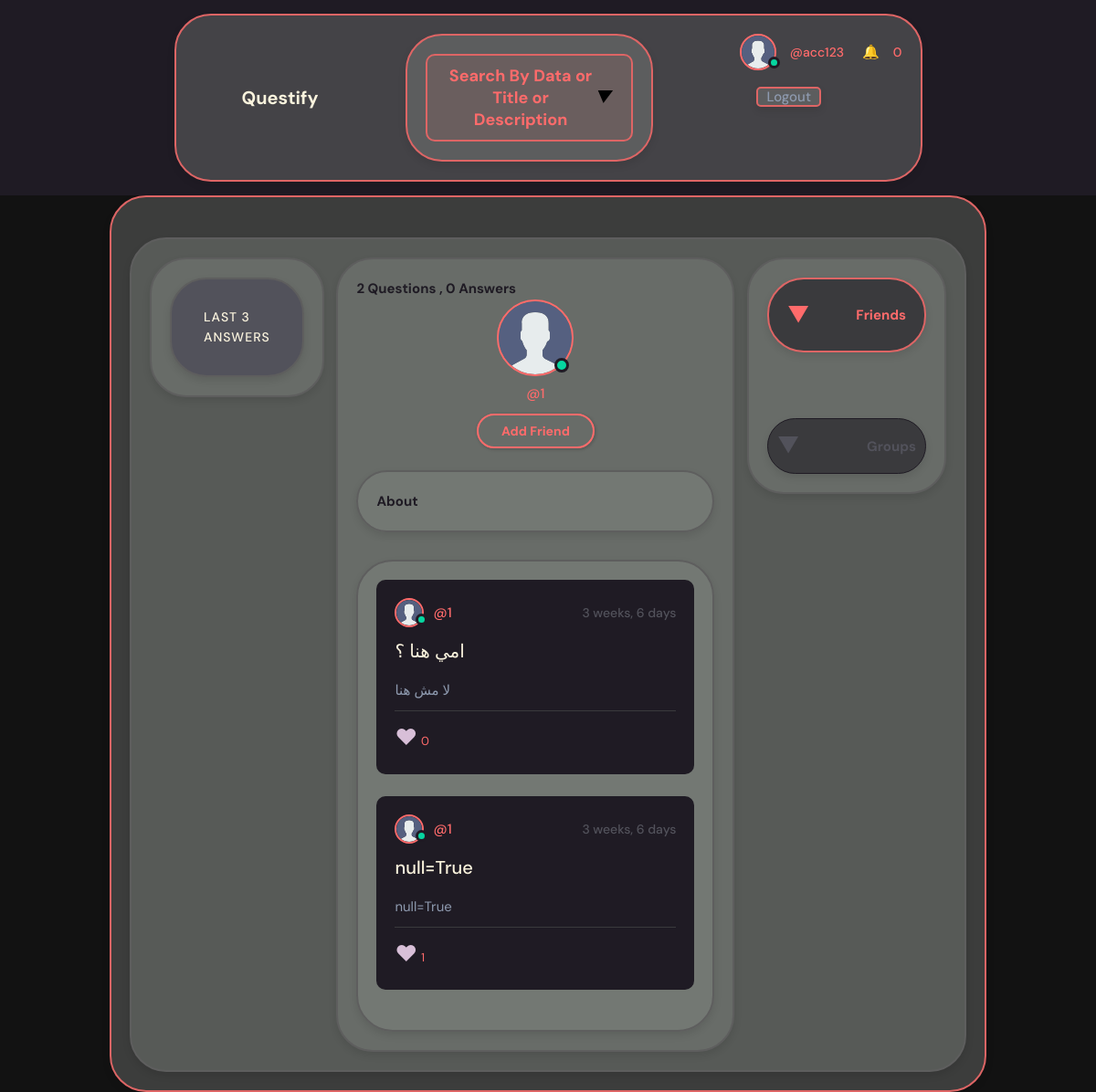
Page /accounts/profile/1 (signed in) on the earlier database version.
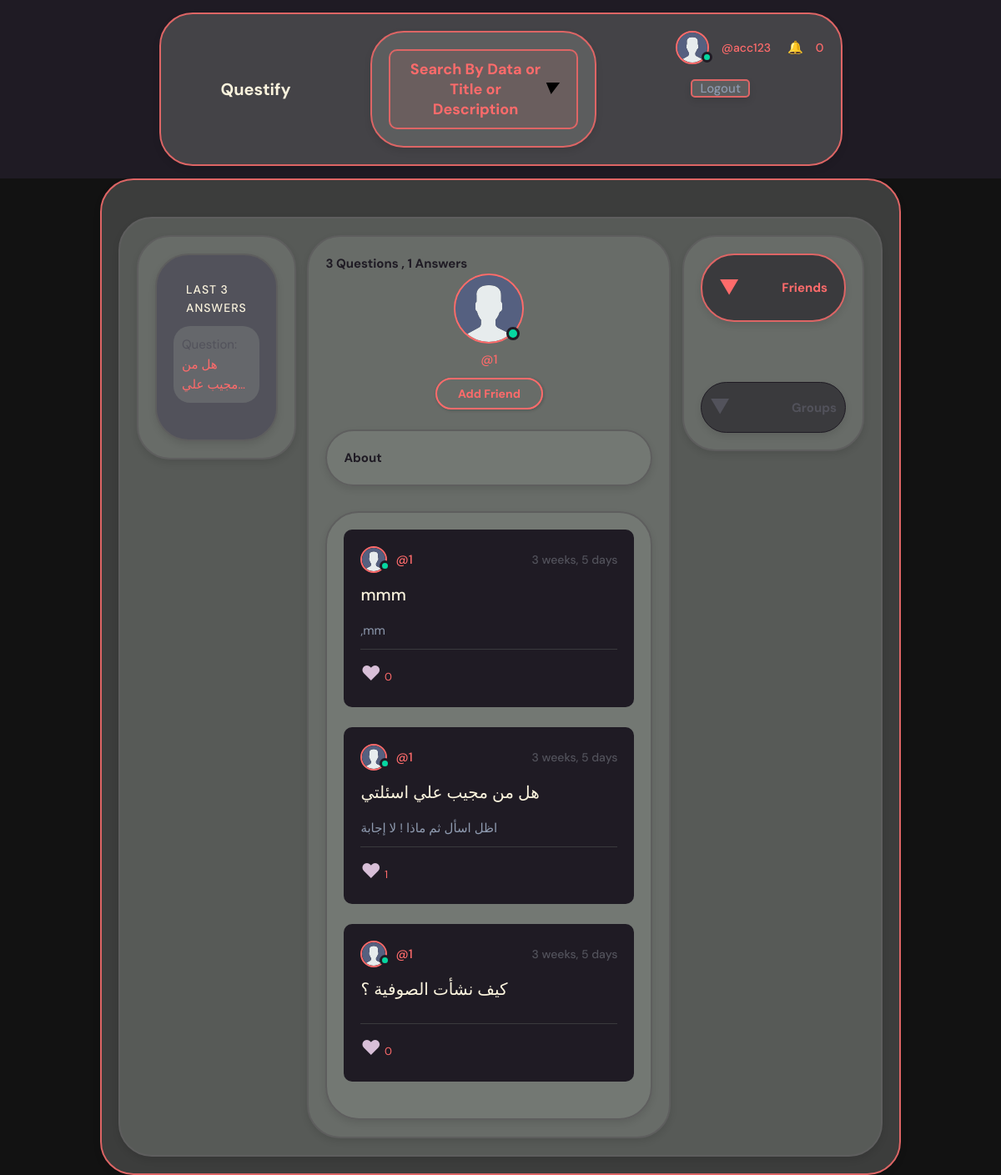
Same page on the later database version.
### accounts/models.py (models this page shows, shortened)
class Profile(models.Model):
    user             = models.OneToOneField(User, on_delete=models.CASCADE)
    birth_day        = models.DateTimeField( auto_now=False, auto_now_add=False,null=True,blank=True)
    bio              = models.TextField(max_length=50,null=True,blank=True)
    tel              = models.CharField(max_length=20,null=True,blank=True)
    slug             = models.SlugField(unique=True,blank=True,null=True)
    image            = models.ImageField(upload_to=f"profile_images/", default='assets/avatar.svg', height_field=None, width_field=None, max_length=None,null=True,blank=True)
    waiting_friend   = models.ManyToManyField(User , blank=True ,related_name="waiting_friend")
    confirmed_friend = models.ManyToManyField(User , blank=True ,related_name="confirmed_friend")

### ask/models.py (models this page shows, shortened)
class Question(models.Model):
    title            = models.CharField(max_length=1000  )
    content          = models.TextField(max_length=40000, blank=True  )
    rating           = models.IntegerField(null=True, blank=True)
    created_at       = models.DateTimeField(auto_now=True,auto_created=True,null=True, blank=True,)
    last_edit        = models.DateTimeField(auto_created=True,null=True, blank=True)
    user             = models.ForeignKey(User,on_delete=models.CASCADE,related_name="Question_user")
    like             = models.ManyToManyField(User , blank=True ,related_name="Question_like")
    group            = models.ForeignKey(Group ,on_delete=models.CASCADE, blank=True ,null=True,related_name="group_question")
    tags             = TaggableManager(blank=True)
    class Meta:
        ordering  = ['-created_at']
        get_latest_by =  'created_at'

class Answer(models.Model):
    user       = models.ForeignKey(User, on_delete=models.CASCADE,related_name="Answer_user")
    content    = models.TextField(max_length=4000)
    created_at = models.DateTimeField(auto_now=True, auto_created=True)
    question   = models.ForeignKey(Question, on_delete=models.CASCADE,related_name="question")
    like       = models.ManyToManyField(User , blank=True ,related_name="Answer_like")
    class Meta:
        get_latest_by = 'created_at'
        ordering  = ['-created_at']

### accounts/views.py (the view)
# urls.py: path('profile/<slug:slug>',views.profile,name='profile'),
@login_required
def profile(request,slug):
    profile   = get_object_or_404(Profile,slug=slug)
    friends   = profile.confirmed_friend.all()
    myposts   = Question.objects.filter(user=profile.user,group=None).all()[0:3]
    myanswers = Answer.objects.filter(user=profile.user).all()
    if request.user in profile.waiting_friend.all() and request.user not in profile.confirmed_friend.all() :
        status = "waiting"
    elif request.user in (profile.confirmed_friend.all() and profile.waiting_friend.all()) :
        profile.waiting_friend.remove(request.user)
        status = "confirmed"
    elif request.user in profile.confirmed_friend.all() :
        status = "confirmed"
    else :
        status = "not_sended"
    a = Group.objects.filter(leader = request.user)
    b = Group.objects.filter( members__exact =  profile.user )
    groups = a.union(b)
    return render(request,"registration/profile.html",
                  { 'friends':friends, 'friending_status':status, 'my_user':request.user,
                     'profile':profile, 'mygroups':groups, 'questions':myposts, 'answers':myanswers })

### project/notification_context.py (called while the page is built)
def notification_view(request):
    if request.user.is_authenticated:
        notifications = Notification.objects.filter(to_user=request.user, is_read=True)
        not_read_notifications = Notification.objects.filter(to_user=request.user , is_read=False)
        count = not_read_notifications.count()
        return {'notification_count': count,"my_notifications": notifications,"not_read_notifications": not_read_notifications}
    else:
        count = 0
    return {'notification_count': count}

### project/time_context.py (called while the page is built)
def get_datetime_now(request):
    year = datetime.date.today().year
    return {'year_now': year}

### taggit/managers.py (called while the page is built)
    def get_queryset(self, extra_filters=None):
        try:
            return self.instance._prefetched_objects_cache[self.prefetch_cache_name]
        except (AttributeError, KeyError):
            kwargs = extra_filters if extra_filters else {}
            return self.through.tags_for(self.model, self.instance, **kwargs).order_by(
                *self.ordering
            )

    def __get__(self, instance, model):
        if instance is not None and instance.pk is None:
            raise ValueError(
                "%s objects need to have a primary key value "
                "before you can access their tags." % model.__name__
            )
        return self.manager(
            through=self.through,
            model=model,
            instance=instance,
            prefetch_cache_name=self.name,
            ordering=self.ordering,
        )

### taggit/models.py (called while the page is built)
    @classmethod
    def tag_model(cls):
        field = cls._meta.get_field("tag")
        return field.remote_field.model

    @classmethod
    def tag_relname(cls):
        field = cls._meta.get_field("tag")
        return field.remote_field.related_name

    @classmethod
    def tags_for(cls, model, instance=None, **extra_filters):
        tag_relname = cls.tag_relname()
        model = model._meta.concrete_model
        kwargs = {
            "%s__content_type__app_label" % tag_relname: model._meta.app_label,
            "%s__content_type__model" % tag_relname: model._meta.model_name,
        }
        if instance is not None:
            kwargs["%s__object_id" % tag_relname] = instance.pk
        if extra_filters:
            kwargs.update(extra_filters)
        return cls.tag_model().objects.filter(**kwargs).distinct()

### accounts/templates/registration/profile.html (shortened to what this page needs)
{% extends "base.html" %}
{% block body %}
{% load static %}
  <main class="profile-page layout layout--3">
    <div class="container" style=" width: 100%;  border: 2px solid rgb(94, 94, 94);  border-radius: 40px; padding: 20px; background:rgba(137, 142, 137, 0.351); color: var(--color-dark); box-shadow: 0px 4px 8px rgba(0, 0, 0, 0.1);">
    <div class="container1" style=" width: 100%;  border: 2px solid rgb(94, 94, 94);  border-radius: 40px; padding: 20px; background:rgba(137, 142, 137, 0.351); color: var(--color-dark); box-shadow: 0px 4px 8px rgba(0, 0, 0, 0.1);">
      <div class="container1 main-container">
        <div class="activities__header">
            <h2> Last 3 Answers</h2>
        </div>
        {% for answer in answers|slice:":3" %}
            <div class="container question-container">
                <p>Question:
                    <a href='{% url "ask:question_detail" answer.question.id %}'>
                        {{answer.question.title|truncatechars:15}}
                    </a>
                  </p>
                </div>
                <br>
                {% endfor %}
              </div>
              </div>
      <div class="roomList">
        <div class="container" style=" width: 100%;  border: 2px solid rgb(94, 94, 94);  border-radius: 40px; padding: 20px; background:rgba(137, 142, 137, 0.351); color: var(--color-dark); box-shadow: 0px 4px 8px rgba(0, 0, 0, 0.1);">
          <div class="profile">
            <h1> {{questions.count}} Questions ,  {{answers.count}} Answers </h1>
          <div class="profile__avatar">
            <div class="avatar avatar--large active">
              {% if profile.image %}
              <img src="{{profile.image.url}}" />
                {% else %}
                <img src="{% static 'assets/avatar.svg' %}" alt="User Avatar" />
                {% endif %}
            </div>
          </div>
          <div class="profile__info">
            <p>@{{profile.user}}</p>
            {% if my_user == profile.user %}
            <a href='{% url "accounts:profile_edit" profile.slug %}' class="btn btn--main btn--pill">Edit Profile</a>
            {% else %}
                  {% if friending_status == 'not_sended' %}
                  <a href='{% url "friend:add_friend" profile.slug %}' class="btn btn--main btn--pill">Add Friend</a>
                  {% elif friending_status == "waiting" %}
                  <a href='{% url "friend:add_friend" profile.slug %}' class="btn btn--main btn--pill">Cancel Request</a>
                  {% elif friending_status == "confirmed" %}
                  <a href='{% url "friend:un_friend" profile.slug %}' class="btn btn--main">Remove Friend</a>
                  <br>
                  <br>
                  <a href="{% url 'friend:chat' profile %}" class="btn btn--main btn--pill" >֍Chat</a>
                  {% endif %}
            {% endif %}
            </div>
            <br>
            <div class="container1" style=" width: 100%;  border: 2px solid rgb(94, 94, 94);  border-radius: 40px; padding: 20px; background:rgba(137, 142, 137, 0.351); color: var(--color-dark); box-shadow: 0px 4px 8px rgba(0, 0, 0, 0.1);">
              <h3>About</h3>
          </div>
        </div>
        <div class="container1" style=" width: 100%;  border: 2px solid rgb(94, 94, 94);  border-radius: 40px; padding: 20px; background:rgba(137, 142, 137, 0.351); color: var(--color-dark); box-shadow: 0px 4px 8px rgba(0, 0, 0, 0.1);">
        {% for question in questions  %}
        <div class="roomListRoom">
          <div class="roomListRoom__header">
            <a href='{% url "ask:question_detail" question.id %}' class="roomListRoom__author">
              <div class="avatar avatar--small active">
                <img src="{% static 'assets/avatar.svg' %}" alt="User Avatar" />
              </div>
              <span>@{{question.user.username}}</span>
            </a>
            <div class="roomListRoom__actions">
              <span style="color:var(--color-dark-light)" >{{question.created_at|timesince}}</span>
            </div>
          </div>
          <div class="roomListRoom__content">
            <a href='{% url "ask:question_detail" question.id %}'>{{question.title}}</a>
            <p style="color:var(--color-gray)">
            {{question.content}}
            </p>
          </div>
          <div class="roomListRoom__meta">
            {% if request.user in question.like.all %}
            <div class="thread__delete">
              <a style="font-size: x-large;" href="{% url 'ask:question_like' id=question.id %}"> ♥</a>
              <a style="font-size: small;" href="{% url 'ask:question_like' id=question.id %}">{{question.like.count}}</a>
            </div>
            {% else %}
          <div class="thread__delete">
            <a  style="font-size: x-large;color:thistle " href="{% url 'ask:question_like' id=question.id %}"> ♥</a>
            <a style="font-size: small;" href="{% url 'ask:question_like' id=question.id %}">{{question.like.count}}</a>
          </div>
              {% endif %}
          </div>
        </div>
        {% endfor %}
      </div>
      </div>
      </div>
      <div class="container1" style=" width: 100%;  border: 2px solid rgb(94, 94, 94);  border-radius: 40px; padding: 20px; background:rgba(137, 142, 137, 0.351); color: var(--color-dark); box-shadow: 0px 4px 8px rgba(0, 0, 0, 0.1);">
      <div class="container1" style=" width: 100%; border: 2px solid rgb(222, 101, 101); border-radius: 40px; padding: 20px; background: var(--color-dark-medium); color: var(--color-main); box-shadow: 0px 4px 8px rgba(0, 0, 0, 0.1);">
          <div class="activities-content">
            <div class="toggle-button" id="toggleButton2"><span class="arrow2">▼</span><h2 >Friends</h2></div>
          </div>
      </div>
        <br>
        <br>
        <br>
        <div class="activities-content" style="margin-top: px; border: 1px solid var(--color-dark); border-radius: 40px; padding: 10px; background: var(--color-dark-medium); color: var(--color-dark-light); box-shadow: 0px 4px 8px rgba(0, 0, 0, 0.1);">
          <div class="toggle-button" id="toggleButton">
            <span class="arrow">▼</span><h2 >Groups</h2>
          </div>
        </div>
      </div>
      </div>
    </div>
  {% endblock body %}

### templates/base.html (shortened to what this page needs)
{% load static %}
<!DOCTYPE html>
<html lang="en">
<head>
  <link rel="stylesheet" href="{% static 'styles/style.css' %}" />
</head>
<body>
  <header class="header header--loggedIn">
    <div class="container" style="width: 70%; border: 2px solid rgb(222, 101, 101); border-radius: 40px; padding: 20px; background: rgba(137, 142, 137, 0.35); color: var(--color-dark-light); box-shadow: 0px 4px 8px rgba(0, 0, 0, 0.1);">
      <a href="/" class="header__logo">
        <img src="{% static 'assets/logo.svg' %}" alt="Questify Logo" />
        <h1>Questify</h1>
      </a>
      {% if request.user.is_authenticated %}
      <div class="container1" style="width: 100%; border: 2px solid rgb(222, 101, 101); border-radius: 40px; padding: 20px; background: rgba(137, 142, 137, 0.35); color: var(--color-dark-light); box-shadow: 0px 4px 8px rgba(0, 0, 0, 0.1); transition: transform 0.3s ease; text-align: center;">
        <button id="toggleButton3" style="background: rgba(222, 101, 101, 0.1); border: 2px solid rgb(222, 101, 101); cursor: pointer; font-size: 1.2em; padding: 10px 20px; border-radius: 10px; display: inline-flex; align-items: center; transition: background-color 0.3s ease, box-shadow 0.3s ease;">
          <span style="flex-grow: 1; color: var(--color-main); font-weight: bold;">Search By Data or Title or Description</span>
          <i id="toggleIcon" style="font-size: 1em; transition: transform 0.3s ease;">&#9660;</i>
        </button>
      </div>
      {% endif %}
      <nav class="header__menu">
        {% if request.user.is_authenticated %}
        <div class="header__user">
          <a href="{% url 'accounts:profile' request.user.username %}">
            <div class="avatar avatar--medium active">
              <img src="{% static 'assets/avatar.svg' %}" alt="User Avatar" />
            </div>
            <p>{{ request.user.first_name }} <span>@{{ request.user.username }}</span></p>
          </a>
          <div class="notification-container">
            <a href="/notification/">🔔
              {% if notification_count > 0 %}
              <span style="color: ff6b6b;">{{ notification_count }}</span>
              {% else %}
              <span style="color: ff6b6b;">0</span>
              {% endif %}
            </a>
          </div>
        </div>
        <div class="container" style="width: 40%; border: 2px solid rgb(222, 101, 101); border-radius: 5px;  ; margin:10%;background: rgba(137, 142, 137, 0.35); color: var(--color-dark-light); box-shadow: 0px 4px 8px rgba(0, 0, 0, 0.1);">
        <a href="{% url 'accounts:logout' %}">
          <p>Logout</p>
        </a>
      </div>
        {% else %}
        <a href="{% url 'accounts:login' %}">
          <img src="{% static 'assets/avatar.svg' %}" alt="Default Avatar" />
          <p>Account</p>
        </a>
        {% endif %}
      </nav>
    </div>
  </header>
</body>
<div class="container" style="width: 80%; border: 2px solid rgb(222, 101, 101); border-radius: 40px; padding: 20px; background: rgba(137, 142, 137, 0.35); color: var(--color-dark-light); box-shadow: 0px 4px 8px rgba(0, 0, 0, 0.1);">
{% block body %}
{% endblock body %}
</html>

Differences in the rows shown:
removed Question: user.username "1", created_at "3 weeks, 6 days", title "امي هنا ؟", content "لا مش هنا", like.count "0"
removed Question: user.username "1", created_at "3 weeks, 6 days", title "null=True", content "null=True", like.count "1"
added Answer: question "هل من مجيب علي…"
added Question: user.username "1", created_at "3 weeks, 5 days", title "mmm", content ",mm", like.count "0"
added Question: user.username "1", created_at "3 weeks, 5 days", title "هل من مجيب علي اسئلتي", content "اظل اسأل ثم ماذا ! لا إجابة", like.count "1"
added Question: user.username "1", created_at "3 weeks, 5 days", title "كيف نشأت الصوفية ؟", like.count "0"
Other differences:
{{ questions.count }}: "2" → "3"
{{ answers.count }}: "0" → "1"
